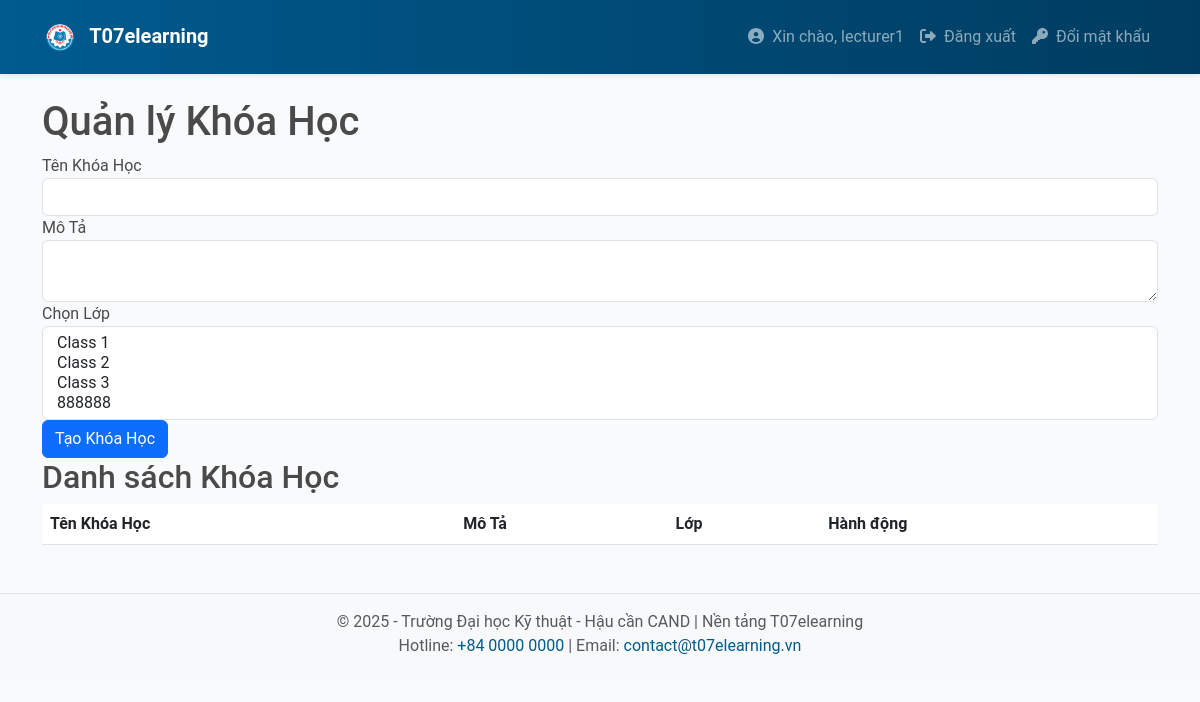
The page /lecturer/courses (signed in) on the database as committed earlier.
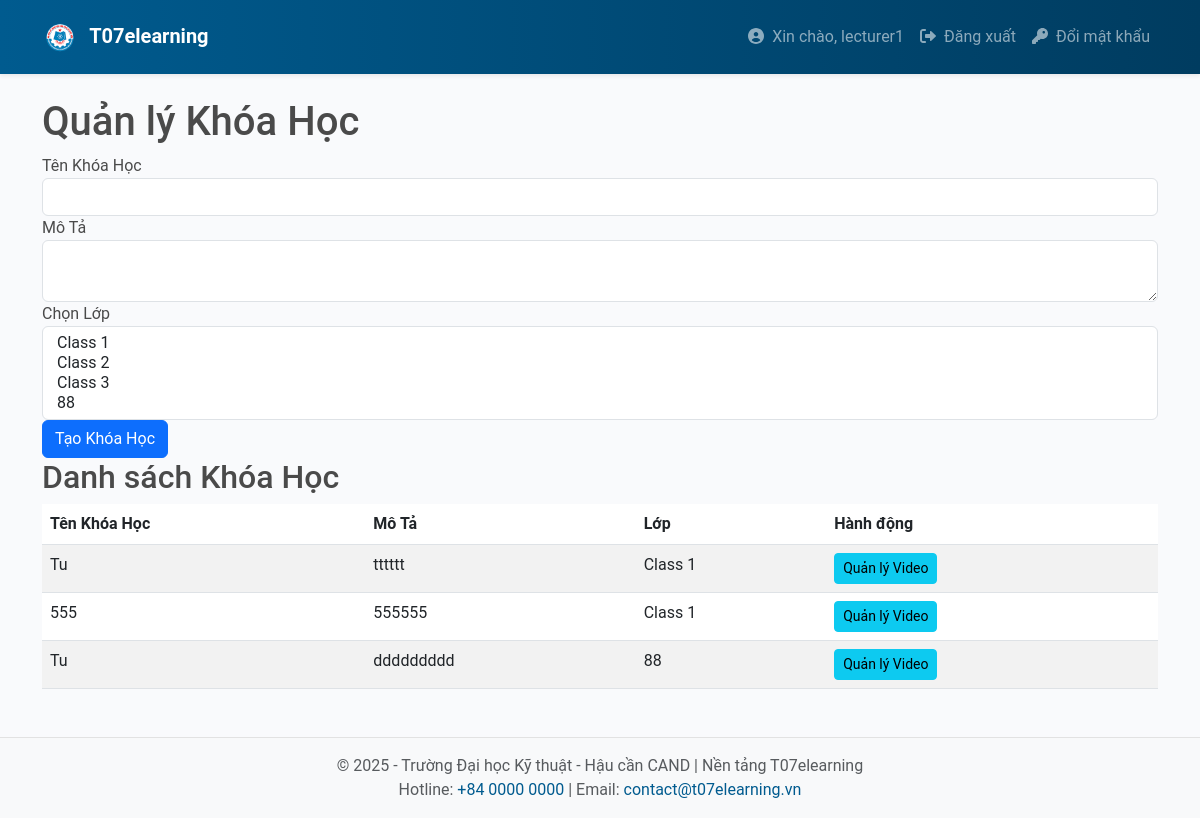
The same page on the database as committed later.
### app/models.py (models this page shows, shortened)
class Course(db.Model):
    __tablename__ = 'courses'
    id = db.Column(db.Integer, primary_key=True)
    name = db.Column(db.String(128), nullable=False)
    description = db.Column(db.Text, nullable=True)
    created_on = db.Column(db.DateTime, default=datetime.utcnow)
    lecturer_id = db.Column(db.Integer, db.ForeignKey('users.id'), nullable=False)
    videos = db.relationship('LectureVideo', back_populates='course')
    classes = db.relationship('Class', secondary='course_classes', backref=db.backref('courses', lazy='dynamic'))

### app/lecturer/routes.py (the view, shortened to what this page needs)
@bp.route('/courses', methods=['GET', 'POST'])
@login_required
def manage_courses():
    if not current_user.is_lecturer():
        flash('Bạn không có quyền truy cập trang này.')
        return redirect(url_for('main.index'))
    form = CreateCourseForm()
    courses = Course.query.filter_by(lecturer_id=current_user.id).all()
    return render_template('lecturer/manage_courses.html', form=form, courses=courses)

### app/lecturer/forms.py
class CreateCourseForm(FlaskForm):
    name = StringField('Tên Khóa Học', validators=[DataRequired()])
    description = TextAreaField('Mô Tả')
    classes = SelectMultipleField('Chọn Lớp', coerce=int, validators=[DataRequired()])
    submit = SubmitField('Tạo Khóa Học')
    def __init__(self, *args, **kwargs):
        super(CreateCourseForm, self).__init__(*args, **kwargs)
        self.classes.choices = [(cls.id, cls.name) for cls in Class.query.all()]

### app/models.py (called while the page is built)
    def is_lecturer(self):
        return any(role.name == 'lecturer' for role in self.roles)

### app/templates/lecturer/manage_courses.html (shortened to what this page needs)
{% extends "base.html" %}
{% block content %}
<h1>Quản lý Khóa Học</h1>
<form method="POST">
    <div class="form-group">
        {{ form.name.label }} {{ form.name(class="form-control") }}
    </div>
    <div class="form-group">
        {{ form.description.label }} {{ form.description(class="form-control") }}
    </div>
    <div class="form-group">
        {{ form.classes.label }}
        {{ form.classes(class="form-control", multiple=True) }}
    </div>
    <div class="form-group">
        {{ form.submit(class="btn btn-primary") }}
    </div>
</form>
<h2>Danh sách Khóa Học</h2>
<table class="table table-striped">
    <thead>
        <tr>
            <th>Tên Khóa Học</th>
            <th>Mô Tả</th>
            <th>Lớp</th>
            <th>Hành động</th>
        </tr>
    </thead>
    <tbody>
        {% for course in courses %}
        <tr>
            <td>{{ course.name }}</td>
            <td>{{ course.description }}</td>
            <td>{{ course.classes|map(attribute='name')|join(', ') }}</td>
            <td>
                <a href="{{ url_for('lecturer.manage_videos', course_id=course.id) }}" class="btn btn-info btn-sm">Quản lý Video</a>
            </td>
        </tr>
        {% endfor %}
    </tbody>
</table>
{% endblock %}

Rows that differ between the two databases and show on the page:
added Course: name "Tu", description "tttttt", classes|map "Class 1"
added Course: name "555", description "555555", classes|map "Class 1"
added Course: name "Tu", description "ddddddddd", classes|map "88"
Other text that changed with them:
form field classes: "Class 1 / Class 2 / Class 3 / 888888" → "Class 1 / Class 2 / Class 3 / 88"
